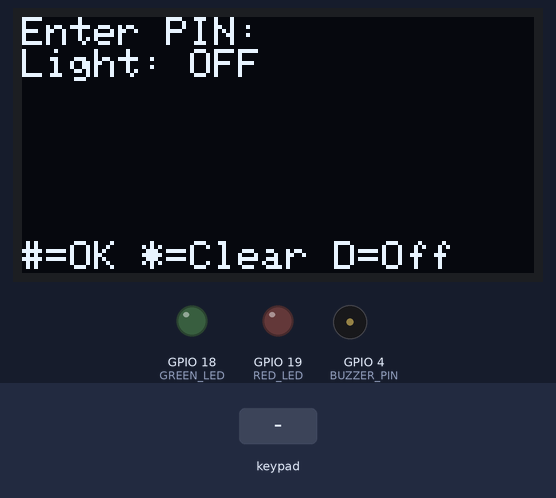
The sketch below on a simulated ESP32. On the bench: 128×64 one-colour display, output pins drawn as LEDs (lit = HIGH), buzzer (waves = sounding). The inputs (shaded band) are chosen by the test bench.

Above: at 1.2 s.
1.3 s: keypad keys 1 2 3 4 # pressed 0.4 s apart
At 3.4 s:
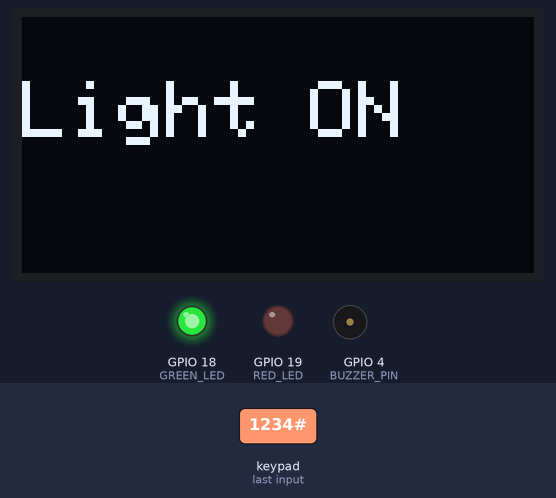
4.8 s: key '#' pressed
At 5.1 s:
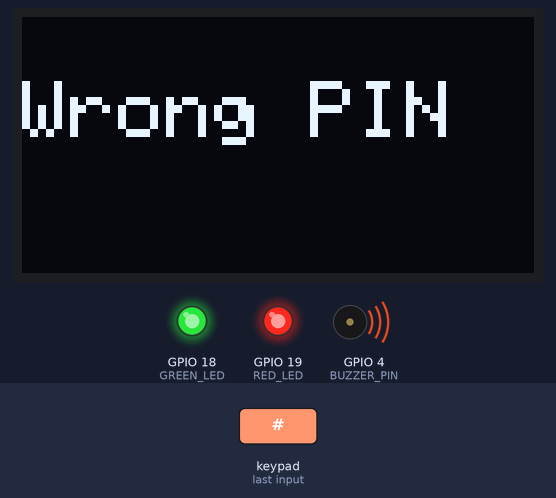
7.8 s: keypad keys 1 2 3 4 * pressed 0.4 s apart
At 8.03 s:
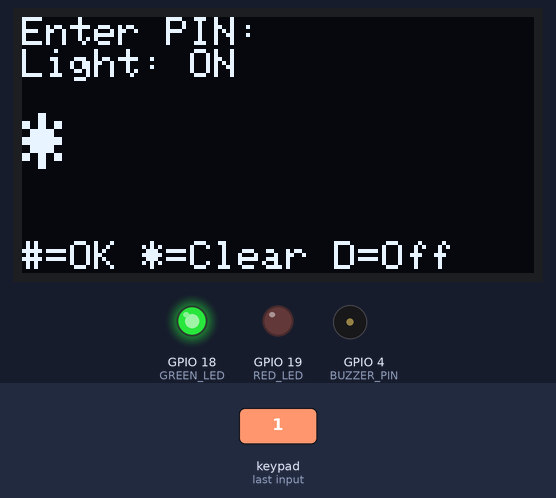
11.3 s: key 'D' pressed
At 12.2 s:
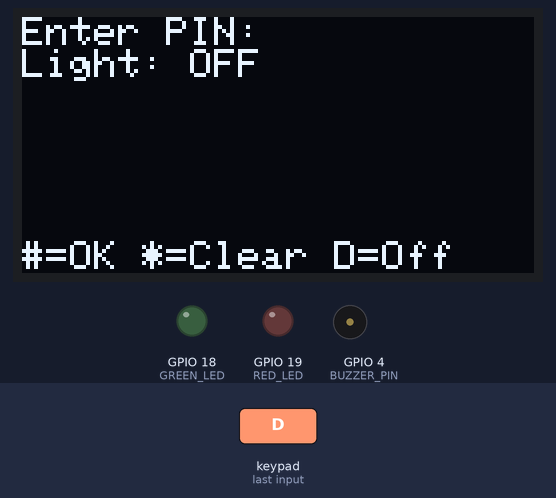
12.8 s: keypad keys 1 3 1 2 1 4 2 7 # pressed 0.4 s apart
At 13.02 s:
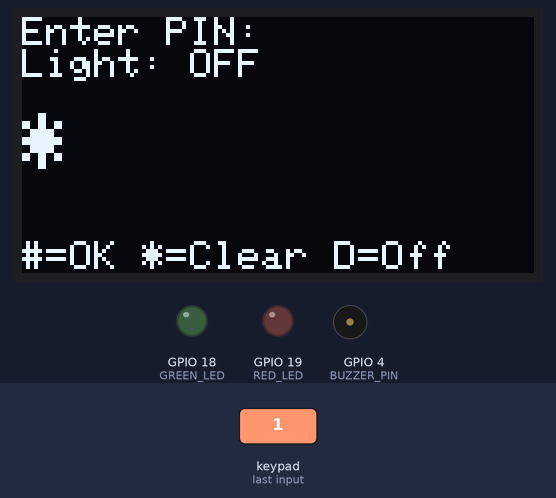
19.4 s: key '1' pressed
Timing chart, 0 to 21.9 s (numbered marks = the images above; inputs shaded):
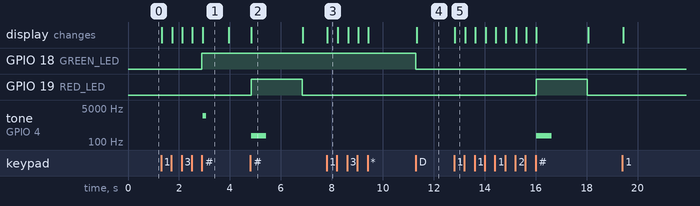

The sketch:

bonus_1_shoulder_surf_shield.ino
```cpp
// Project 03, Bonus 1 - Shoulder-Surf Shield
// The PIN lock shows * for every digit typed.

#include <Wire.h>
#include <Adafruit_GFX.h>
#include <Adafruit_SSD1306.h>
#include <Keypad.h>

const int SCREEN_WIDTH  = 128;
const int SCREEN_HEIGHT = 64;
Adafruit_SSD1306 display(SCREEN_WIDTH, SCREEN_HEIGHT, &Wire, -1);

const byte ROWS = 4;
const byte COLS = 4;
char keys[ROWS][COLS] = {
  {'1', '2', '3', 'A'},
  {'4', '5', '6', 'B'},
  {'7', '8', '9', 'C'},
  {'*', '0', '#', 'D'}
};
byte rowPins[ROWS] = {13, 12, 14, 27};
byte colPins[COLS] = {26, 25, 33, 32};
Keypad keypad = Keypad(makeKeymap(keys), rowPins, colPins, ROWS, COLS);

const int GREEN_LED  = 18;   // the protected light
const int RED_LED    = 19;   // wrong-PIN warning
const int BUZZER_PIN = 4;

String correctPIN = "1234";
String enteredPIN = "";
bool lightOn = false;

void setup() {
  Serial.begin(115200);
  pinMode(GREEN_LED, OUTPUT);
  pinMode(RED_LED, OUTPUT);
  if (!display.begin(SSD1306_SWITCHCAPVCC, 0x3C)) {
    Serial.println("OLED not found");
  }
  display.setTextColor(SSD1306_WHITE);
  drawEntry();
}

void loop() {
  char key = keypad.getKey();
  if (key == 0) return;

  if (key == '#') {
    if (enteredPIN == correctPIN) {
      lightOn = true;
      digitalWrite(GREEN_LED, HIGH);
      message("Light ON");
      tone(BUZZER_PIN, 2000, 150);
      delay(1000);
    } else {
      message("Wrong PIN");
      digitalWrite(RED_LED, HIGH);
      tone(BUZZER_PIN, 200, 600);
      delay(2000);
      digitalWrite(RED_LED, LOW);
    }
    enteredPIN = "";
  } else if (key == '*') {
    enteredPIN = "";
  } else if (key == 'D') {
    lightOn = false;
    digitalWrite(GREEN_LED, LOW);
  } else if (key >= '0' && key <= '9') {
    enteredPIN += key;
  }
  drawEntry();
}

void drawEntry() {
  display.clearDisplay();
  display.setTextSize(1);
  display.setCursor(0, 0);
  display.println("Enter PIN:");
  display.println(lightOn ? "Light: ON" : "Light: OFF");
  display.setTextSize(2);
  display.setCursor(0, 24);
  for (unsigned int i = 0; i < enteredPIN.length(); i++) {
    display.print('*');                  // one star per digit
  }
  display.setTextSize(1);
  display.setCursor(0, 56);
  display.print("#=OK *=Clear D=Off");
  display.display();
}

void message(String text) {
  display.clearDisplay();
  display.setTextSize(2);
  display.setCursor(0, 16);
  display.println(text);
  display.display();
}
```

Measured:
- after the input at 1.3 s, GPIO 18 (GREEN_LED): LOW → HIGH after 1.6 s; tone on GPIO 4 (BUZZER_PIN): silent → 2000 Hz after 1.6 s, → silent 0.15 s later; the display: first changes at once (image 1 shows a later state)
- after the input at 4.8 s, GPIO 19 (RED_LED): LOW → HIGH at once, → LOW 2.0 s later; tone on GPIO 4 (BUZZER_PIN): silent → 200 Hz at once, → silent 0.60 s later; the display: changes at once (image 2)
- after the input at 7.8 s, the display: changes at once (image 3)
- after the input at 11.3 s, GPIO 18 (GREEN_LED): HIGH → LOW at once; the display: changes at once (image 4)
- after the input at 12.8 s, GPIO 19 (RED_LED): LOW → HIGH after 3.2 s, → LOW 2.0 s later; tone on GPIO 4 (BUZZER_PIN): silent → 200 Hz after 3.2 s, → silent 0.60 s later; the display: changes at once (image 5)
- what the display in image 1 shows lasts 1.1 s, from 2.9 s to 4.0 s
- what the display in image 2 shows lasts 2.1 s, from 4.8 s to 6.9 s
